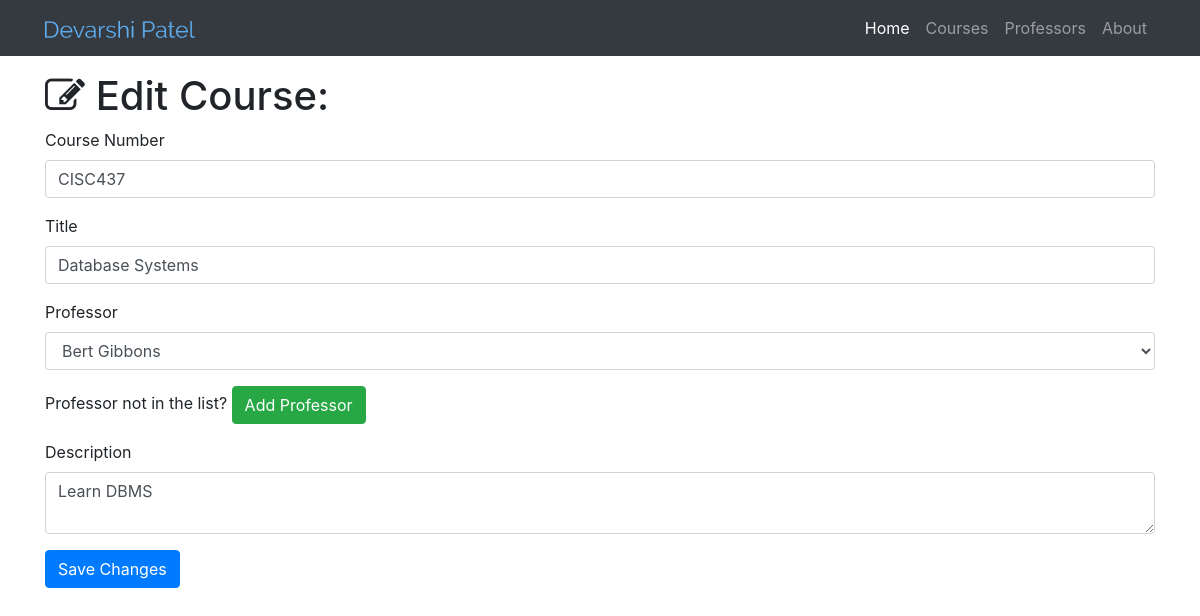
Screenshot of /course/edit/1 with the database file from the repository.
### myresume.py (models this page shows)
class Course(db.Model):
    __tablename__ = 'courses'
    id = db.Column(db.Integer, primary_key=True)
    course_no = db.Column(db.String(256))
    title = db.Column(db.Integer)
    description = db.Column(db.Text)
    professor_id = db.Column(db.Integer, db.ForeignKey('professors.id'))

### myresume.py (the view, shortened to what this page needs)
@app.route('/course/edit/<int:id>', methods=['GET', 'POST'])
def edit_course(id):
    course = Course.query.filter_by(id=id).first()
    professors = Professor.query.all()
    if request.method == 'GET':
        return render_template('course-edit.html', course=course, professors=professors)

### templates/course-edit.html (shortened to what this page needs)
<!DOCTYPE html>
{% extends "home.html"%}
{% block page_content%}
  <div class="container">
    <br><h1 class="mt-5"><i class="fa fa-edit" aria-hidden="true"></i> Edit Course:</h1>
    <form action="/course/edit/{{course.id}}" method="post">
      <div class="form-group">
        <label>Course Number</label>
        <input class="form-control" type="text" name="course_no" value="{{course.course_no}}" required="true">
      </div>
      <div class="form-group">
        <label>Title</label>
      <input class="form-control" type="text" name="title" value="{{course.title}}" required="true">
      </div>
      <div class="form-group">
        <label>Professor</label>
        <select class="form-control" name="artist">
          {% for professor in professors %}
            {% if professor == course.professor %}
              <option selected="selected">{{professor.name}}</option>
            {% else %}
              <option>{{professor.name}}</option>
            {% endif %}
          {% endfor %}
        </select>
      </div>
      <div class="form-group">
        Professor not in the list? <a href="/professor/add" class="btn btn-success" role="button" aria-disabled="true">Add Professor</a>
      </div>
      <div class="form-group">
        <label>Description</label>
        <textarea class="form-control" name="description" required="true">{{course.description}}</textarea>
      </div>
      <button type="submit" class="btn btn-primary">Save Changes</button>
    </form>
  </div>
{% endblock%}

### rows the page displays
Course: course_no "CISC437", title "Database Systems", description "Learn DBMS"

### other values shown
form field artist "Bert Gibbons"
